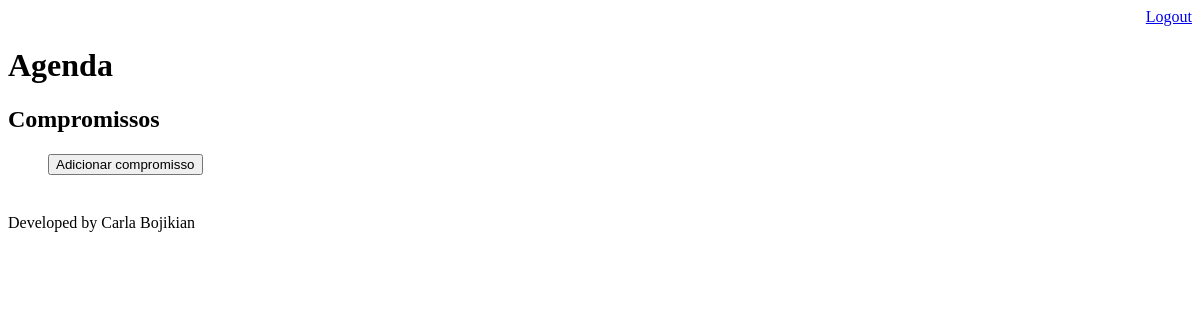
The page /eventos-list/ (signed in) on the database as committed earlier.
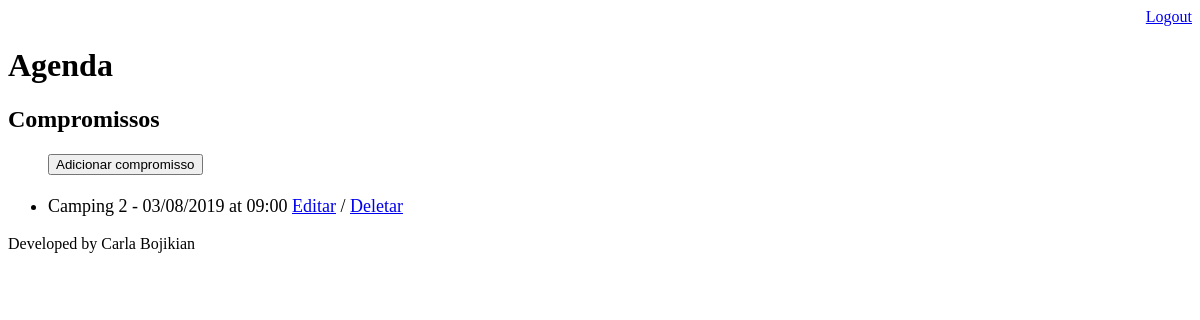
The same page on the database as committed later.
### core/models.py (models this page shows, shortened)
class Evento(models.Model):
    title = models.CharField(verbose_name='Title', max_length=100)
    local = models.CharField(verbose_name='Local', max_length=100)
    description = models.TextField(verbose_name='Description', blank=True, null=True)
    date = models.DateTimeField(verbose_name='Event Date')
    date_creation = models.DateTimeField(verbose_name='Creation Date', auto_now=True)
    user_name = models.ForeignKey(User, on_delete=models.CASCADE)
    class Meta:
        db_table = 'evento'  # Esta class vai fazer com que o arquivo se chame 'evento', senão o sistema nomeia de acordo um padrão pré-definido
    def brazilian_date_format(self):
        return self.date.strftime('%d/%m/%Y at %H:%M')

### core/views.py (the view)
# urls.py: path('eventos-list/', views.list_events),
@login_required(login_url='/login/')
def list_events(request):
    user = request.user
    evento = Evento.objects.filter(user_name=user)
    data = {'eventos':evento}
    return render(request, 'agenda.html', data)

### templates/agenda.html
{% extends "model-page.html" %}
{% block content %}
    <h2>Compromissos</h2>
    <ul style="font-size: 18px">
    <a href="new/">
        <button type="button">Adicionar compromisso</button>
        <br/><br/>
    </a>
    {% for evento in eventos %}
        <li>
        {{ evento.title }} - {{ evento.brazilian_date_format }}
        <a href="new/?id={{ evento.id }}">Editar</a>
        / <a href="delete/{{ evento.id }}/">Deletar</a>
        </li>
    {% endfor %}
    </ul>
{% endblock %}

### templates/model-page.html
<!DOCTYPE html>
<html lang="en">
<head>
    {% include "model-header.html" %}
</head>
<body>
    {% block content %} {% endblock %}
    {% include "model-footer.html" %}
</body>
</html>

### templates/model-header.html (shortened to what this page needs)
    <div align="right">
        <a href="/logout">Logout</a>
    </div>
    <h1>Agenda</h1>

### templates/model-footer.html
<p>Developed by Carla Bojikian</p>

Rows that differ between the two databases and show on the page:
added Evento: title "Camping 2", brazilian_date_format "03/08/2019 at 09:00"
